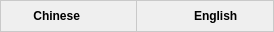
<?xml version="1.0" encoding="UTF-8"?>
<ui version="4.0">
 <class>ns::TranslationLanguage</class>
 <widget class="QWidget" name="ns::TranslationLanguage">
  <property name="geometry">
   <rect>
    <x>0</x>
    <y>0</y>
    <width>274</width>
    <height>32</height>
   </rect>
  </property>
  <property name="minimumSize">
   <size>
    <width>0</width>
    <height>0</height>
   </size>
  </property>
  <property name="maximumSize">
   <size>
    <width>16777215</width>
    <height>16777215</height>
   </size>
  </property>
  <property name="windowTitle">
   <string>YesPo Service Client</string>
  </property>
  <property name="styleSheet">
   <string notr="true">* {
	font-family: Verdana, &quot;宋体&quot;, Arial, Sans-serif, Segoe UI, Tahoma;
}

#widgetLanguagePanel {
	border: 1px solid #C9C9C9;
}

#widgetLanguagePanel #labelSourceArrow {
	background-image: url(:/images/ui/lang_source_arrow.png);
}

#widgetLanguagePanel #labelTargetArrow {
	background-image: url(:/images/ui/lang_target_arrow.png);
}

#widgetLanguagePanel #labelMode {
	background: #72cded;
	border-radius: 3px;
	padding-left: 5px;
	padding-right: 5px;
	border: 1px solid #ffffff;
}

#labelSource,#labelTarget {
	font-weight: bold;
}

#widgetSource {
	border-right: 1px solid #C9C9C9;
}

</string>
  </property>
  <layout class="QVBoxLayout" name="verticalLayout">
   <property name="spacing">
    <number>0</number>
   </property>
   <property name="margin">
    <number>0</number>
   </property>
   <item>
    <widget class="QWidget" name="widgetLanguagePanel" native="true">
     <property name="minimumSize">
      <size>
       <width>0</width>
       <height>0</height>
      </size>
     </property>
     <property name="maximumSize">
      <size>
       <width>16777215</width>
       <height>16777215</height>
      </size>
     </property>
     <layout class="QHBoxLayout" name="horizontalLayout_3">
      <property name="spacing">
       <number>0</number>
      </property>
      <property name="margin">
       <number>0</number>
      </property>
      <item>
       <widget class="QWidget" name="widgetSource" native="true">
        <property name="minimumSize">
         <size>
          <width>0</width>
          <height>30</height>
         </size>
        </property>
        <property name="maximumSize">
         <size>
          <width>16777215</width>
          <height>30</height>
         </size>
        </property>
        <layout class="QHBoxLayout" name="horizontalLayout">
         <property name="spacing">
          <number>0</number>
         </property>
         <property name="leftMargin">
          <number>0</number>
         </property>
         <property name="topMargin">
          <number>3</number>
         </property>
         <property name="rightMargin">
          <number>0</number>
         </property>
         <property name="bottomMargin">
          <number>3</number>
         </property>
         <item>
          <widget class="QLabel" name="labelSource">
           <property name="minimumSize">
            <size>
             <width>80</width>
             <height>0</height>
            </size>
           </property>
           <property name="maximumSize">
            <size>
             <width>80</width>
             <height>16777215</height>
            </size>
           </property>
           <property name="text">
            <string>Chinese</string>
           </property>
           <property name="scaledContents">
            <bool>true</bool>
           </property>
           <property name="alignment">
            <set>Qt::AlignRight|Qt::AlignTrailing|Qt::AlignVCenter</set>
           </property>
          </widget>
         </item>
         <item>
          <widget class="QLabel" name="labelSourceFlag">
           <property name="minimumSize">
            <size>
             <width>34</width>
             <height>22</height>
            </size>
           </property>
           <property name="maximumSize">
            <size>
             <width>34</width>
             <height>22</height>
            </size>
           </property>
           <property name="text">
            <string/>
           </property>
          </widget>
         </item>
         <item>
          <widget class="QLabel" name="labelSourceArrow">
           <property name="minimumSize">
            <size>
             <width>23</width>
             <height>17</height>
            </size>
           </property>
           <property name="maximumSize">
            <size>
             <width>23</width>
             <height>17</height>
            </size>
           </property>
           <property name="text">
            <string/>
           </property>
          </widget>
         </item>
        </layout>
       </widget>
      </item>
      <item>
       <widget class="QWidget" name="widgetTarget" native="true">
        <property name="minimumSize">
         <size>
          <width>0</width>
          <height>30</height>
         </size>
        </property>
        <property name="maximumSize">
         <size>
          <width>16777215</width>
          <height>30</height>
         </size>
        </property>
        <layout class="QHBoxLayout" name="horizontalLayout_2">
         <property name="spacing">
          <number>0</number>
         </property>
         <property name="leftMargin">
          <number>0</number>
         </property>
         <property name="topMargin">
          <number>3</number>
         </property>
         <property name="rightMargin">
          <number>0</number>
         </property>
         <property name="bottomMargin">
          <number>3</number>
         </property>
         <item>
          <widget class="QLabel" name="labelTargetArrow">
           <property name="minimumSize">
            <size>
             <width>23</width>
             <height>17</height>
            </size>
           </property>
           <property name="maximumSize">
            <size>
             <width>23</width>
             <height>17</height>
            </size>
           </property>
           <property name="text">
            <string/>
           </property>
          </widget>
         </item>
         <item>
          <widget class="QLabel" name="labelTargetFlag">
           <property name="minimumSize">
            <size>
             <width>34</width>
             <height>22</height>
            </size>
           </property>
           <property name="maximumSize">
            <size>
             <width>34</width>
             <height>22</height>
            </size>
           </property>
           <property name="text">
            <string/>
           </property>
          </widget>
         </item>
         <item>
          <widget class="QLabel" name="labelTarget">
           <property name="minimumSize">
            <size>
             <width>80</width>
             <height>0</height>
            </size>
           </property>
           <property name="maximumSize">
            <size>
             <width>80</width>
             <height>16777215</height>
            </size>
           </property>
           <property name="text">
            <string>English</string>
           </property>
           <property name="scaledContents">
            <bool>true</bool>
           </property>
           <property name="alignment">
            <set>Qt::AlignLeading|Qt::AlignLeft|Qt::AlignVCenter</set>
           </property>
          </widget>
         </item>
        </layout>
       </widget>
      </item>
     </layout>
    </widget>
   </item>
  </layout>
 </widget>
 <resources>
  <include location="translator.qrc"/>
 </resources>
 <connections/>
</ui>
